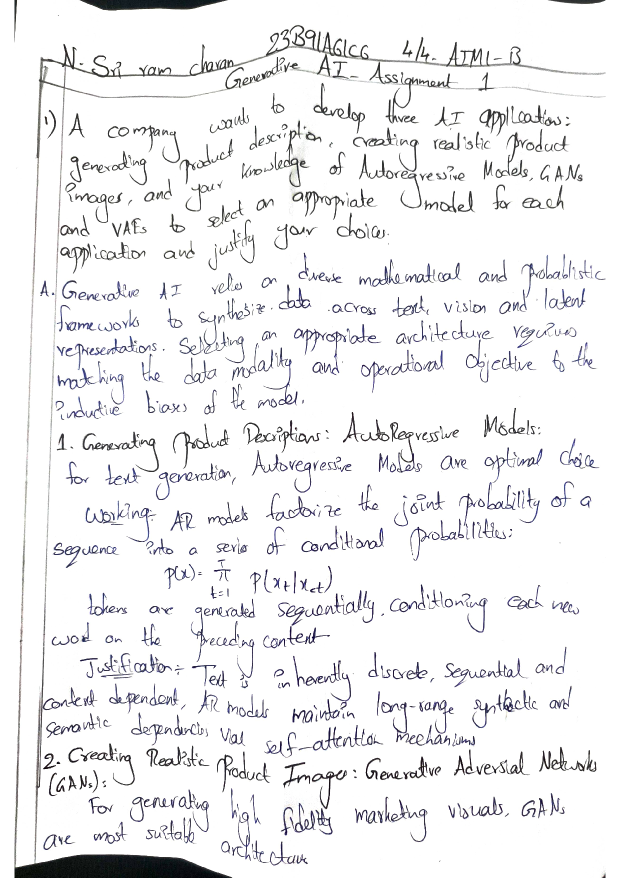
#> input picture backend/sessions/16274948-a712-4372-aeb7-117455fe9987/answer_sheet_pages/page_1.png, 1240 x 1755 px (shown at 1/2 size)
$ python -i image_utils.py   (imports and definitions only)
#> lines starting #> are read from the running program, lines starting #| are printed output that depends on the picture
#> further down, picture is the input picture: PIL image 1240x1755 RGB; mean R, G, B 239.6, 239.5, 240.7
"""Image processing utilities — resize, enhance, base64 encode, crop."""
from __future__ import annotations

import base64
import io
import logging
from pathlib import Path

import cv2
import numpy as np
from PIL import Image, ImageEnhance, ImageFilter

from core.constants import MAX_IMAGE_DIMENSION

logger = logging.getLogger(__name__)


# [28 lines left out: functions load_image_rgb, pil_to_cv2, cv2_to_pil, resize_if_needed, not called in this run]


def enhance_for_ocr(image: Image.Image) -> Image.Image:
    """
    Apply light preprocessing to improve OCR accuracy:
    - Convert to grayscale
    - Increase contrast
    - Mild sharpening
    """
    gray = image.convert("L")
    contrast = ImageEnhance.Contrast(gray).enhance(1.5)
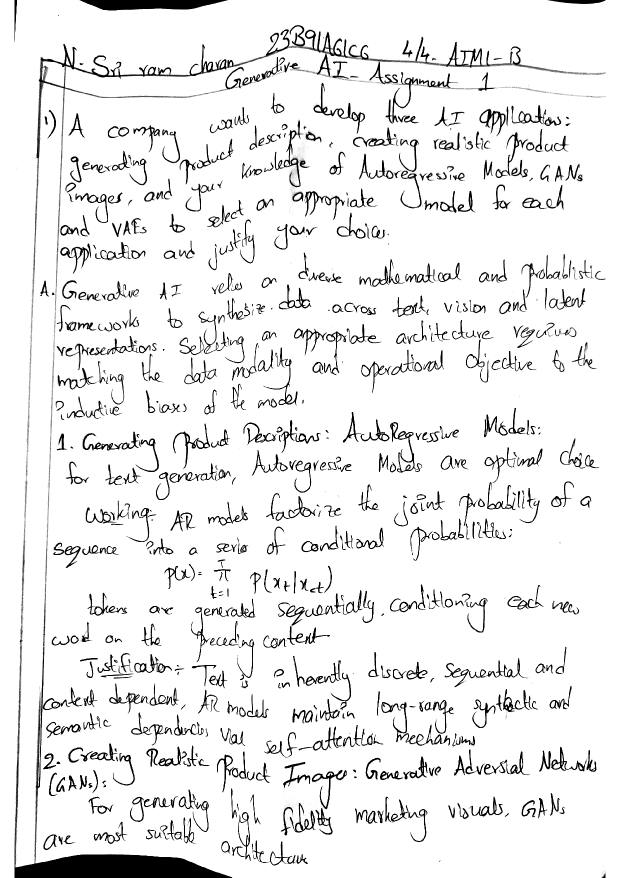
#> contrast: PIL image 1240x1755 L (shown at 1/2 size); min 0, max 255, mean 235.4
    sharpened = contrast.filter(ImageFilter.SHARPEN)
    return sharpened


# [30 lines left out: functions enhance_for_handwriting, crop_bounding_box, image_to_base64, not called in this run]


def load_pil(path: Path) -> Image.Image:
    """Load an image file as PIL Image in RGB mode."""
    return Image.open(path).convert("RGB")


# [13 lines left out: functions save_pil, get_image_dimensions, not called in this run]

>>> from PIL import Image
>>> picture = Image.open('../sessions/16274948-a712-4372-aeb7-117455fe9987/answer_sheet_pages/page_1.png')
>>> result = enhance_for_ocr(picture)

$ run again, on backend/sessions/16274948-a712-4372-aeb7-117455fe9987/answer_sheet_pages/page_2.png
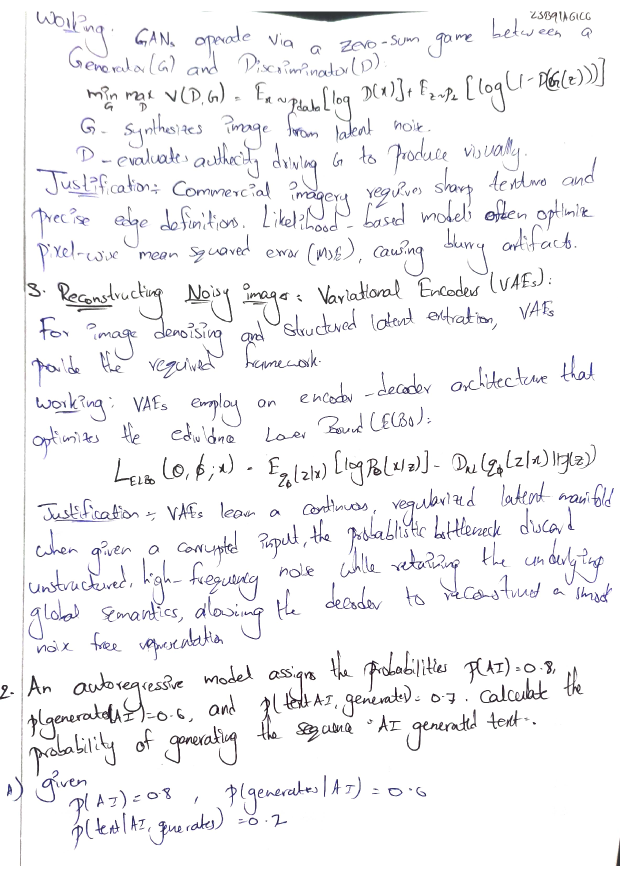
#> input picture backend/sessions/16274948-a712-4372-aeb7-117455fe9987/answer_sheet_pages/page_2.png, 1240 x 1755 px (shown at 1/2 size)
#> picture is the input picture: PIL image 1240x1755 RGB; mean R, G, B 244.3, 244, 245.5
#> in enhance_for_ocr, `contrast = ImageEnhance.Contrast(gray).enhance(1.5)`:
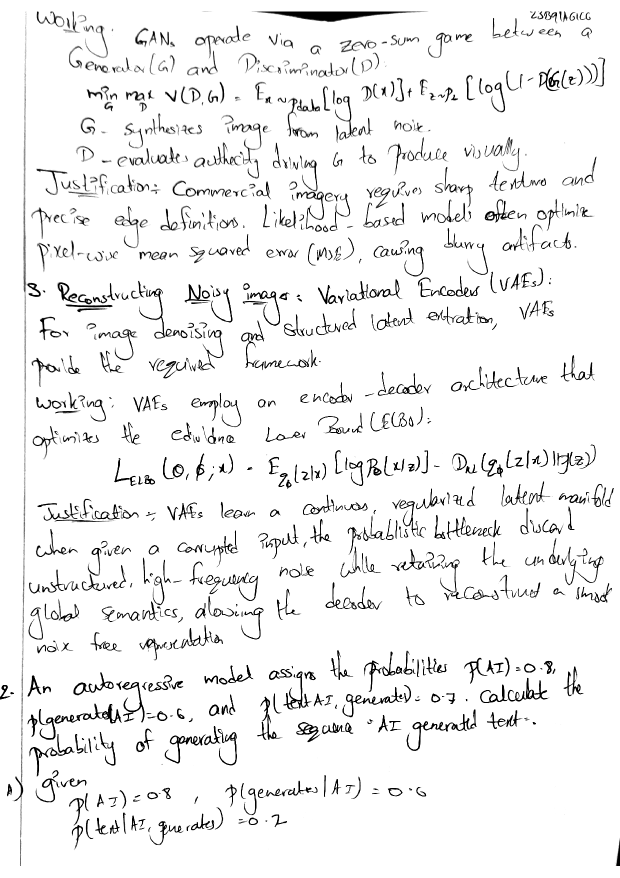
#> contrast: PIL image 1240x1755 L (shown at 1/2 size); min 0, max 255, mean 240.5

$ run again, on backend/sessions/16274948-a712-4372-aeb7-117455fe9987/answer_sheet_pages/page_3.png
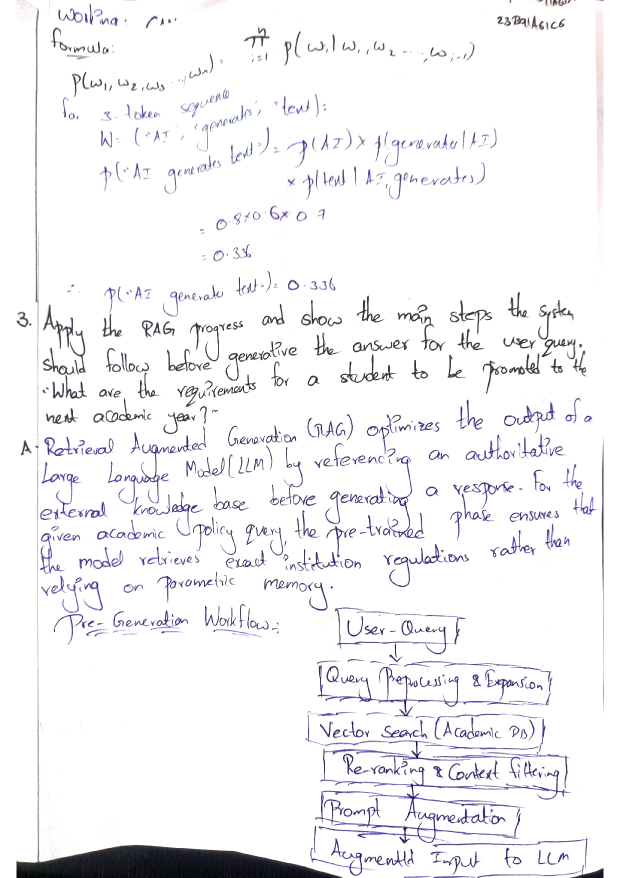
#> input picture backend/sessions/16274948-a712-4372-aeb7-117455fe9987/answer_sheet_pages/page_3.png, 1240 x 1755 px (shown at 1/2 size)
#> picture is the input picture: PIL image 1240x1755 RGB; mean R, G, B 242.8, 242.4, 244.8
#> in enhance_for_ocr, `gray = image.convert("L")`:
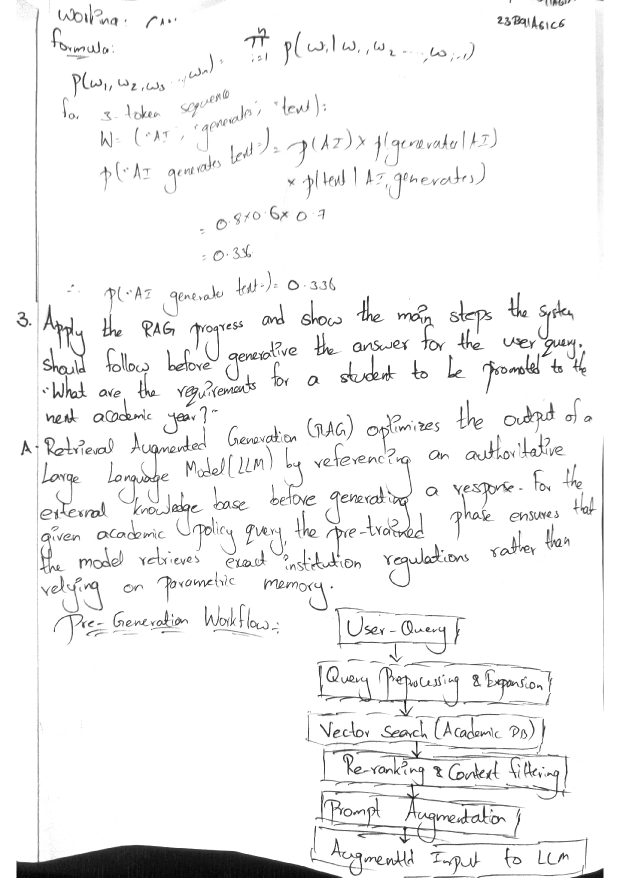
#> gray: PIL image 1240x1755 L (shown at 1/2 size); min 0, max 255, mean 242.8
#> in enhance_for_ocr, `contrast = ImageEnhance.Contrast(gray).enhance(1.5)`:
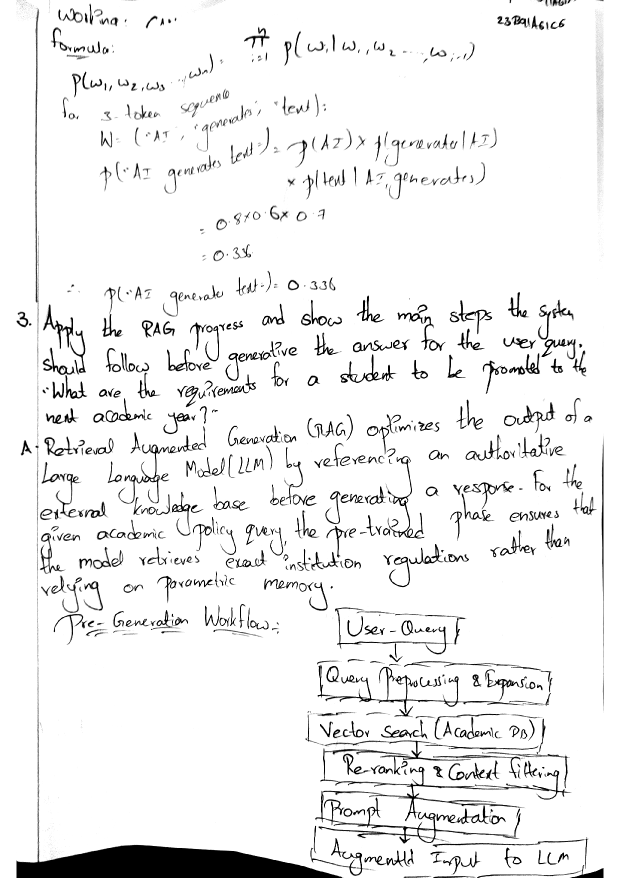
#> contrast: PIL image 1240x1755 L (shown at 1/2 size); min 0, max 255, mean 239

$ run again, on backend/sessions/16274948-a712-4372-aeb7-117455fe9987/answer_sheet_pages/page_4.png
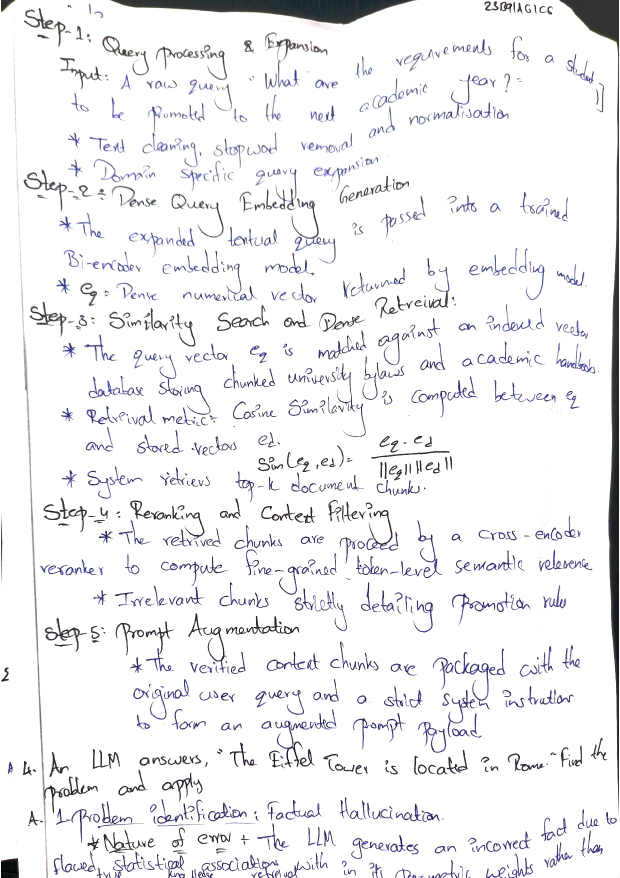
#> input picture backend/sessions/16274948-a712-4372-aeb7-117455fe9987/answer_sheet_pages/page_4.png, 1240 x 1755 px (shown at 1/2 size)
#> picture is the input picture: PIL image 1240x1755 RGB; mean R, G, B 240.1, 239.9, 242.1
#> in enhance_for_ocr, `gray = image.convert("L")`:
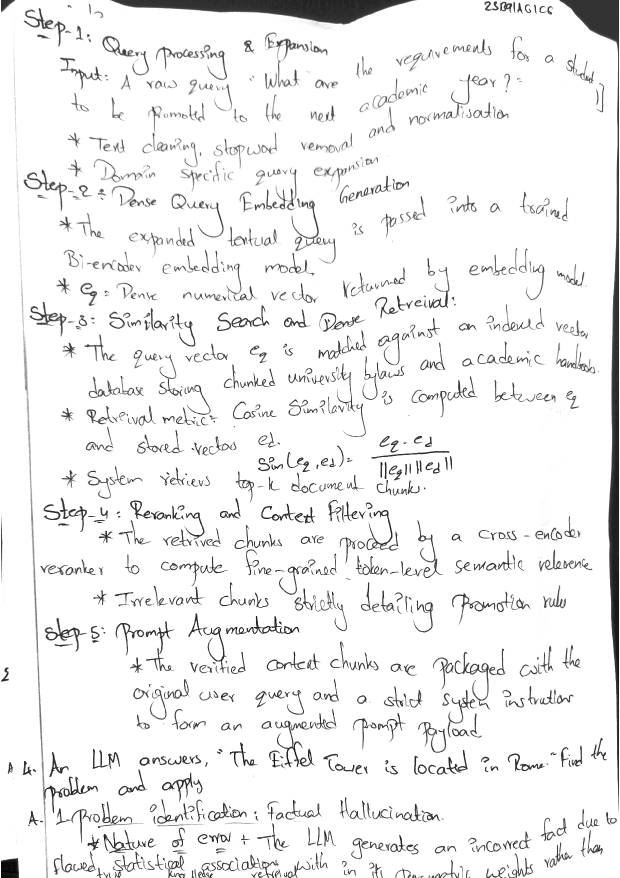
#> gray: PIL image 1240x1755 L (shown at 1/2 size); min 0, max 255, mean 240.2
#> in enhance_for_ocr, `contrast = ImageEnhance.Contrast(gray).enhance(1.5)`:
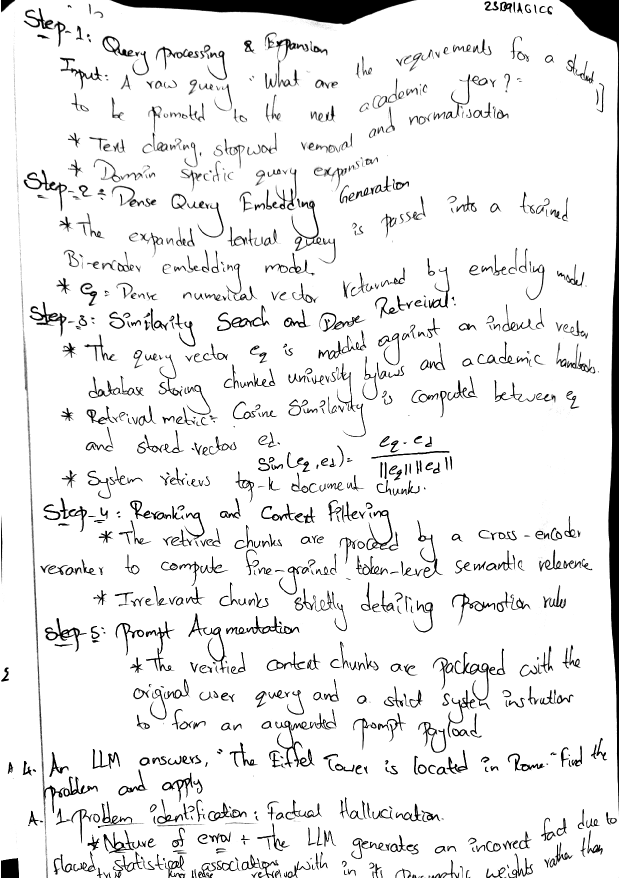
#> contrast: PIL image 1240x1755 L (shown at 1/2 size); min 0, max 255, mean 235.6
